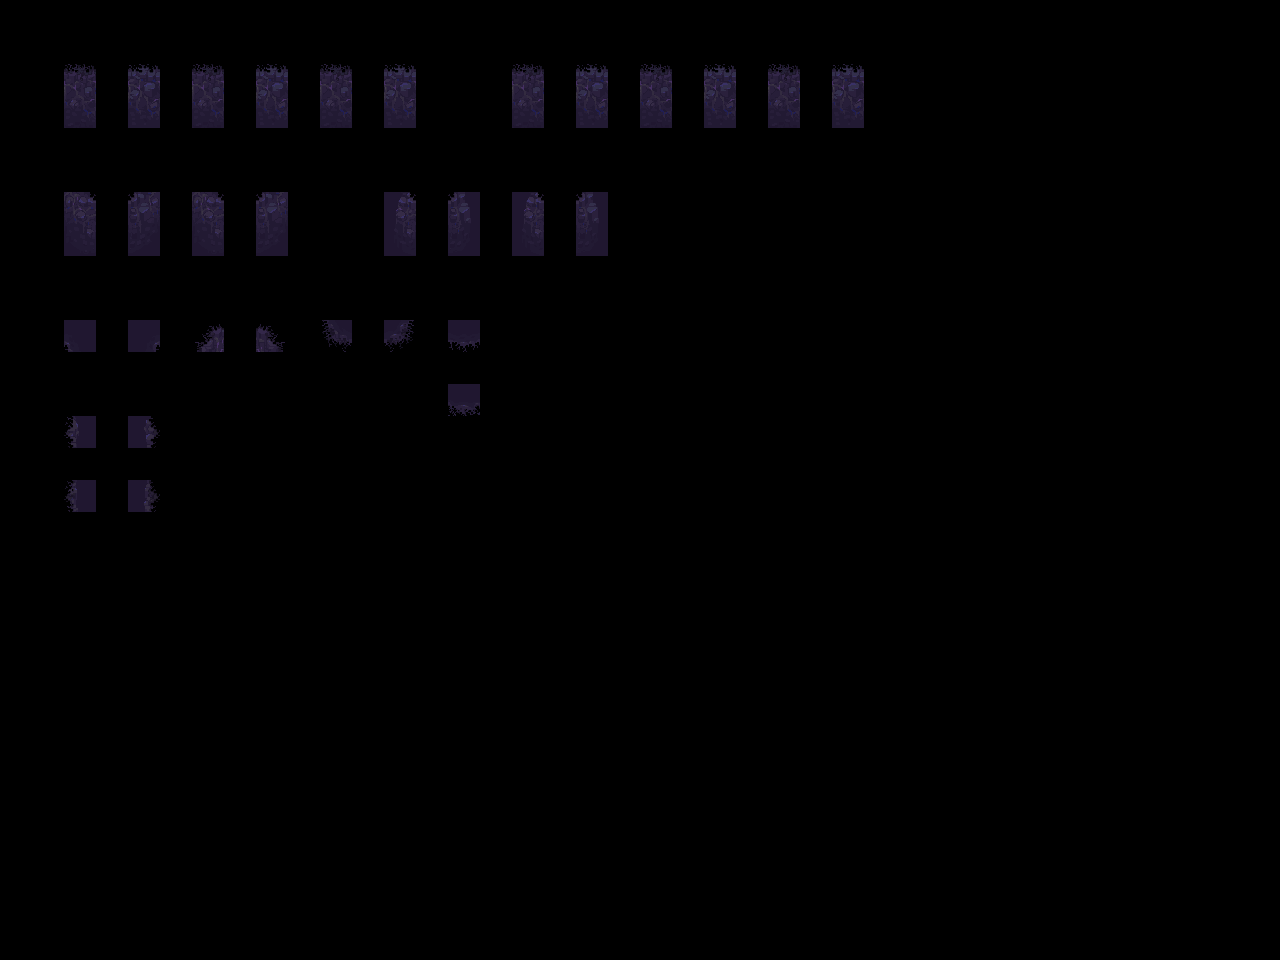

This is a level from a 2D game, rendered from its Tiled map with the project's own tilesets. A one-line summary and the complete map file follow:
An orthogonal 40x30 tile map with 32x32 px tiles, 2 tile layers (input_holes-1-2-3, output_holes-1-2-3) and 4 objects.

<map version="1.9" tiledversion="1.9.2" orientation="orthogonal" renderorder="right-down" width="40" height="30" tilewidth="32" tileheight="32" infinite="0" nextlayerid="4" nextobjectid="8">
 <properties>
  <property name="MatchInOrder" type="bool" value="true" />
 </properties>
 <tileset firstgid="1" source="../Tilesets/hole - transparency.tsx" />
 <layer id="1" name="input_holes-1-2-3" width="40" height="30" opacity="0.73">
  <data encoding="csv">
0,0,0,0,0,0,0,0,0,0,0,0,0,0,0,0,0,0,0,0,0,0,0,0,0,0,0,0,0,0,0,0,0,0,0,0,0,0,0,0,
0,0,0,0,0,0,0,0,0,0,0,0,0,0,0,0,0,0,0,0,0,0,0,0,0,0,0,0,0,0,0,0,0,0,0,0,0,0,0,0,
0,0,3,0,3,0,3,0,3,0,3,0,3,0,0,0,3,0,3,0,3,0,3,0,3,0,3,0,0,0,0,0,0,0,0,0,0,0,0,0,
0,0,19,0,19,0,19,0,19,0,19,0,19,0,0,0,19,0,19,0,19,0,19,0,19,0,19,0,0,0,0,0,0,0,0,0,0,0,0,0,
0,0,0,0,0,0,0,0,0,0,0,0,0,0,0,0,0,0,0,0,0,0,0,0,0,0,0,0,0,0,0,0,0,0,0,0,0,0,0,0,
0,0,0,0,0,0,0,0,0,0,0,0,0,0,0,0,0,0,0,0,0,0,0,0,0,0,0,0,0,0,0,0,0,0,0,0,0,0,0,0,
0,0,20,0,18,0,20,0,18,0,0,0,26,0,25,0,26,0,25,0,0,0,0,0,0,0,0,0,0,0,0,0,0,0,0,0,0,0,0,0,
0,0,36,0,34,0,36,0,34,0,0,0,42,0,41,0,42,0,41,0,0,0,0,0,0,0,0,0,0,0,0,0,0,0,0,0,0,0,0,0,
0,0,0,0,0,0,0,0,0,0,0,0,0,0,0,0,0,0,0,0,0,0,0,0,0,0,0,0,0,0,0,0,0,0,0,0,0,0,0,0,
0,0,0,0,0,0,0,0,0,0,0,0,0,0,0,0,0,0,0,0,0,0,0,0,0,0,0,0,0,0,0,0,0,0,0,0,0,0,0,0,
0,0,66,0,68,0,17,0,21,0,65,0,69,0,83,0,0,0,0,0,0,0,0,0,0,0,0,0,0,0,0,0,0,0,0,0,0,0,0,0,
0,0,0,0,0,0,0,0,0,0,0,0,0,0,0,0,0,0,0,0,0,0,0,0,0,0,0,0,0,0,0,0,0,0,0,0,0,0,0,0,
0,0,0,0,0,0,0,0,0,0,0,0,0,0,83,0,0,0,0,0,0,0,0,0,0,0,0,0,0,0,0,0,0,0,0,0,0,0,0,0,
0,0,49,0,53,0,0,0,0,0,0,0,0,0,0,0,0,0,0,0,0,0,0,0,0,0,0,0,0,0,0,0,0,0,0,0,0,0,0,0,
0,0,0,0,0,0,0,0,0,0,0,0,0,0,0,0,0,0,0,0,0,0,0,0,0,0,0,0,0,0,0,0,0,0,0,0,0,0,0,0,
0,0,49,0,53,0,0,0,0,0,0,0,0,0,0,0,0,0,0,0,0,0,0,0,0,0,0,0,0,0,0,0,0,0,0,0,0,0,0,0,
0,0,0,0,0,0,0,0,0,0,0,0,0,0,0,0,0,0,0,0,0,0,0,0,0,0,0,0,0,0,0,0,0,0,0,0,0,0,0,0,
0,0,0,0,0,0,0,0,0,0,0,0,0,0,0,0,0,0,0,0,0,0,0,0,0,0,0,0,0,0,0,0,0,0,0,0,0,0,0,0,
0,0,0,0,0,0,0,0,0,0,0,0,0,0,0,0,0,0,0,0,0,0,0,0,0,0,0,0,0,0,0,0,0,0,0,0,0,0,0,0,
0,0,0,0,0,0,0,0,0,0,0,0,0,0,0,0,0,0,0,0,0,0,0,0,0,0,0,0,0,0,0,0,0,0,0,0,0,0,0,0,
0,0,0,0,0,0,0,0,0,0,0,0,0,0,0,0,0,0,0,0,0,0,0,0,0,0,0,0,0,0,0,0,0,0,0,0,0,0,0,0,
0,0,0,0,0,0,0,0,0,0,0,0,0,0,0,0,0,0,0,0,0,0,0,0,0,0,0,0,0,0,0,0,0,0,0,0,0,0,0,0,
0,0,0,0,0,0,0,0,0,0,0,0,0,0,0,0,0,0,0,0,0,0,0,0,0,0,0,0,0,0,0,0,0,0,0,0,0,0,0,0,
0,0,0,0,0,0,0,0,0,0,0,0,0,0,0,0,0,0,0,0,0,0,0,0,0,0,0,0,0,0,0,0,0,0,0,0,0,0,0,0,
0,0,0,0,0,0,0,0,0,0,0,0,0,0,0,0,0,0,0,0,0,0,0,0,0,0,0,0,0,0,0,0,0,0,0,0,0,0,0,0,
0,0,0,0,0,0,0,0,0,0,0,0,0,0,0,0,0,0,0,0,0,0,0,0,0,0,0,0,0,0,0,0,0,0,0,0,0,0,0,0,
0,0,0,0,0,0,0,0,0,0,0,0,0,0,0,0,0,0,0,0,0,0,0,0,0,0,0,0,0,0,0,0,0,0,0,0,0,0,0,0,
0,0,0,0,0,0,0,0,0,0,0,0,0,0,0,0,0,0,0,0,0,0,0,0,0,0,0,0,0,0,0,0,0,0,0,0,0,0,0,0,
0,0,0,0,0,0,0,0,0,0,0,0,0,0,0,0,0,0,0,0,0,0,0,0,0,0,0,0,0,0,0,0,0,0,0,0,0,0,0,0,
0,0,0,0,0,0,0,0,0,0,0,0,0,0,0,0,0,0,0,0,0,0,0,0,0,0,0,0,0,0,0,0,0,0,0,0,0,0,0,0
</data>
 </layer>
 <layer id="2" name="output_holes-1-2-3" width="40" height="30">
  <data encoding="csv">
0,0,0,0,0,0,0,0,0,0,0,0,0,0,0,0,0,0,0,0,0,0,0,0,0,0,0,0,0,0,0,0,0,0,0,0,0,0,0,0,
0,0,0,0,0,0,0,0,0,0,0,0,0,0,0,0,0,0,0,0,0,0,0,0,0,0,0,0,0,0,0,0,0,0,0,0,0,0,0,0,
0,0,145,0,146,0,147,0,148,0,149,0,150,0,0,0,152,0,153,0,154,0,155,0,156,0,157,0,0,0,0,0,0,0,0,0,0,0,0,0,
0,0,161,0,162,0,163,0,164,0,165,0,166,0,0,0,168,0,169,0,170,0,171,0,172,0,173,0,0,0,0,0,0,0,0,0,0,0,0,0,
0,0,0,0,0,0,0,0,0,0,0,0,0,0,0,0,0,0,0,0,0,0,0,0,0,0,0,0,0,0,0,0,0,0,0,0,0,0,0,0,
0,0,0,0,0,0,0,0,0,0,0,0,0,0,0,0,0,0,0,0,0,0,0,0,0,0,0,0,0,0,0,0,0,0,0,0,0,0,0,0,
0,0,198,0,199,0,200,0,201,0,0,0,202,0,203,0,204,0,205,0,0,0,0,0,0,0,0,0,0,0,0,0,0,0,0,0,0,0,0,0,
0,0,214,0,215,0,216,0,217,0,0,0,218,0,219,0,220,0,221,0,0,0,0,0,0,0,0,0,0,0,0,0,0,0,0,0,0,0,0,0,
0,0,0,0,0,0,0,0,0,0,0,0,0,0,0,0,0,0,0,0,0,0,0,0,0,0,0,0,0,0,0,0,0,0,0,0,0,0,0,0,
0,0,0,0,0,0,0,0,0,0,0,0,0,0,0,0,0,0,0,0,0,0,0,0,0,0,0,0,0,0,0,0,0,0,0,0,0,0,0,0,
0,0,209,0,210,0,2,0,4,0,82,0,84,0,197,0,0,0,0,0,0,0,0,0,0,0,0,0,0,0,0,0,0,0,0,0,0,0,0,0,
0,0,0,0,0,0,0,0,0,0,0,0,0,0,0,0,0,0,0,0,0,0,0,0,0,0,0,0,0,0,0,0,0,0,0,0,0,0,0,0,
0,0,0,0,0,0,0,0,0,0,0,0,0,0,213,0,0,0,0,0,0,0,0,0,0,0,0,0,0,0,0,0,0,0,0,0,0,0,0,0,
0,0,196,0,195,0,0,0,0,0,0,0,0,0,0,0,0,0,0,0,0,0,0,0,0,0,0,0,0,0,0,0,0,0,0,0,0,0,0,0,
0,0,0,0,0,0,0,0,0,0,0,0,0,0,0,0,0,0,0,0,0,0,0,0,0,0,0,0,0,0,0,0,0,0,0,0,0,0,0,0,
0,0,212,0,211,0,0,0,0,0,0,0,0,0,0,0,0,0,0,0,0,0,0,0,0,0,0,0,0,0,0,0,0,0,0,0,0,0,0,0,
0,0,0,0,0,0,0,0,0,0,0,0,0,0,0,0,0,0,0,0,0,0,0,0,0,0,0,0,0,0,0,0,0,0,0,0,0,0,0,0,
0,0,0,0,0,0,0,0,0,0,0,0,0,0,0,0,0,0,0,0,0,0,0,0,0,0,0,0,0,0,0,0,0,0,0,0,0,0,0,0,
0,0,0,0,0,0,0,0,0,0,0,0,0,0,0,0,0,0,0,0,0,0,0,0,0,0,0,0,0,0,0,0,0,0,0,0,0,0,0,0,
0,0,0,0,0,0,0,0,0,0,0,0,0,0,0,0,0,0,0,0,0,0,0,0,0,0,0,0,0,0,0,0,0,0,0,0,0,0,0,0,
0,0,0,0,0,0,0,0,0,0,0,0,0,0,0,0,0,0,0,0,0,0,0,0,0,0,0,0,0,0,0,0,0,0,0,0,0,0,0,0,
0,0,0,0,0,0,0,0,0,0,0,0,0,0,0,0,0,0,0,0,0,0,0,0,0,0,0,0,0,0,0,0,0,0,0,0,0,0,0,0,
0,0,0,0,0,0,0,0,0,0,0,0,0,0,0,0,0,0,0,0,0,0,0,0,0,0,0,0,0,0,0,0,0,0,0,0,0,0,0,0,
0,0,0,0,0,0,0,0,0,0,0,0,0,0,0,0,0,0,0,0,0,0,0,0,0,0,0,0,0,0,0,0,0,0,0,0,0,0,0,0,
0,0,0,0,0,0,0,0,0,0,0,0,0,0,0,0,0,0,0,0,0,0,0,0,0,0,0,0,0,0,0,0,0,0,0,0,0,0,0,0,
0,0,0,0,0,0,0,0,0,0,0,0,0,0,0,0,0,0,0,0,0,0,0,0,0,0,0,0,0,0,0,0,0,0,0,0,0,0,0,0,
0,0,0,0,0,0,0,0,0,0,0,0,0,0,0,0,0,0,0,0,0,0,0,0,0,0,0,0,0,0,0,0,0,0,0,0,0,0,0,0,
0,0,0,0,0,0,0,0,0,0,0,0,0,0,0,0,0,0,0,0,0,0,0,0,0,0,0,0,0,0,0,0,0,0,0,0,0,0,0,0,
0,0,0,0,0,0,0,0,0,0,0,0,0,0,0,0,0,0,0,0,0,0,0,0,0,0,0,0,0,0,0,0,0,0,0,0,0,0,0,0,
0,0,0,0,0,0,0,0,0,0,0,0,0,0,0,0,0,0,0,0,0,0,0,0,0,0,0,0,0,0,0,0,0,0,0,0,0,0,0,0
</data>
 </layer>
 <objectgroup id="3" name="rule_options" offsetx="-10.6667" offsety="-16.6667">
  <object id="1" x="31.3333" y="28" width="405.667" height="124.667">
   <properties>
    <property name="Disabled" type="bool" value="false" />
    <property name="Probability" type="float" value="0.4" />
   </properties>
  </object>
  <object id="2" x="28" y="180.667" width="917.333" height="129.333">
   <properties>
    <property name="Disabled" type="bool" value="false" />
    <property name="Probability" type="float" value="0.25" />
   </properties>
  </object>
  <object id="4" x="29.6667" y="325.666" width="955" height="233">
   <properties>
    <property name="Probability" type="float" value="0.25" />
   </properties>
  </object>
  <object id="5" x="448.667" y="28.6667" width="497" height="129">
   <properties>
    <property name="Probability" type="float" value="0.25" />
   </properties>
  </object>
 </objectgroup>
</map>
